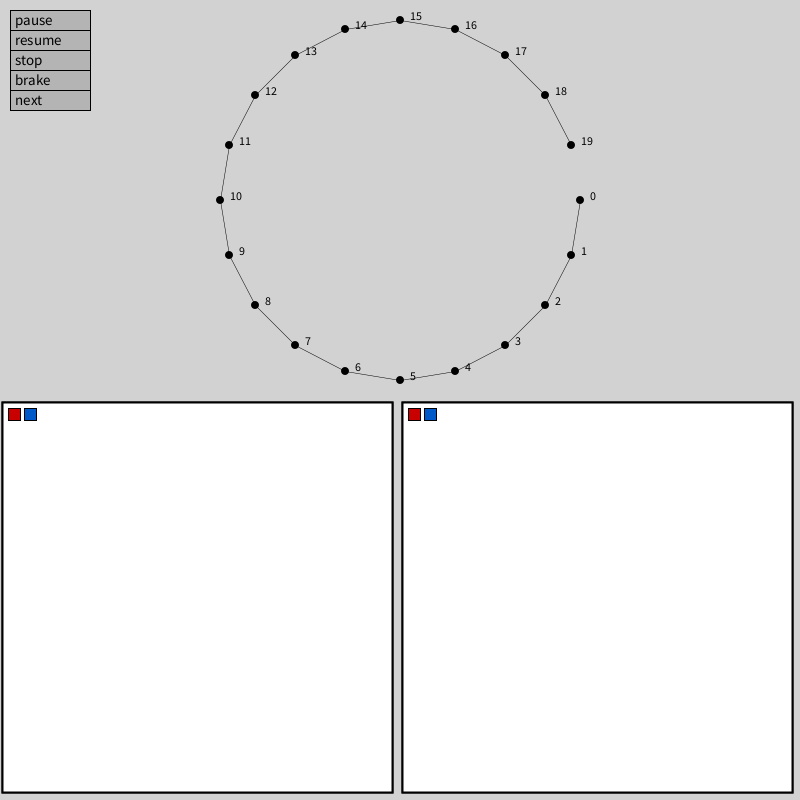
Frame 1 (no input)
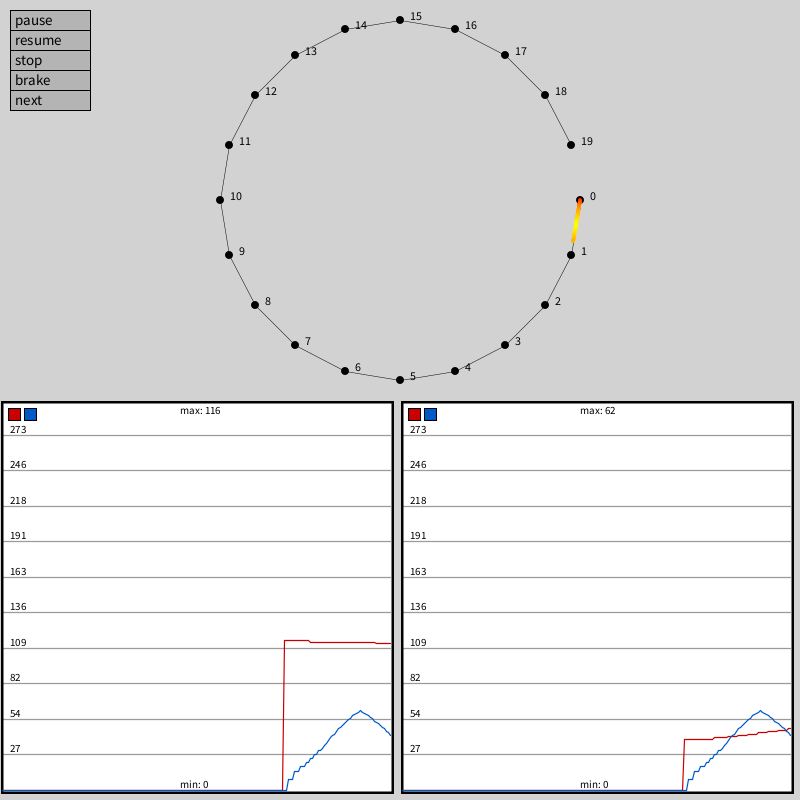
Frame 60 (the mouse pressed at the canvas centre just before this capture)
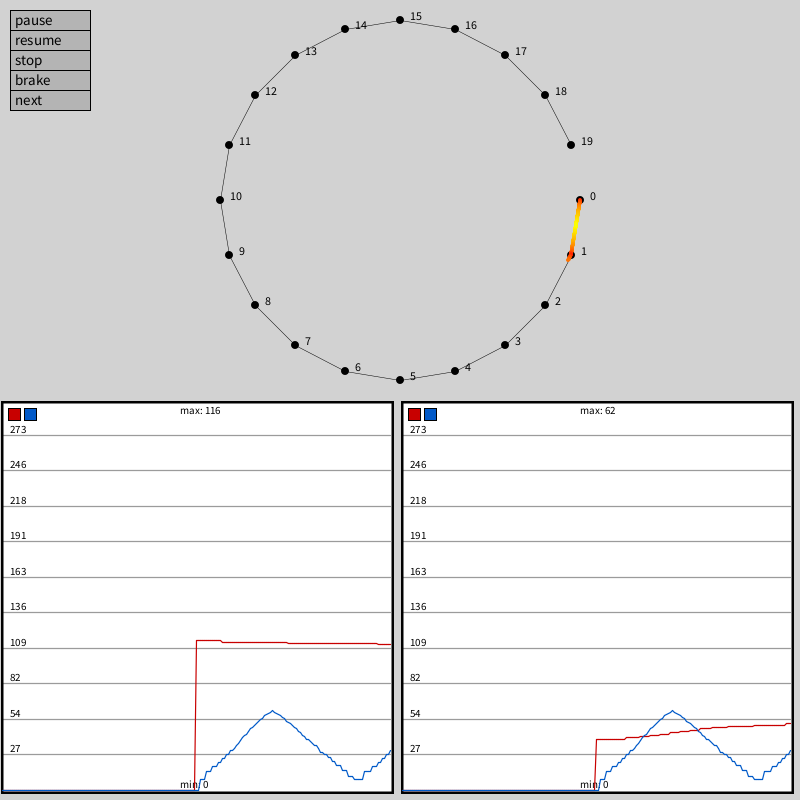
Frame 120 (the mouse held since frame 60 and released just before this capture)

The Processing sketch that drew these frames (run headless with seeded random() and noise(); from frame 60 on, the mouse is pressed at the canvas centre):

// Processing sketch: Planner
// ── Planner.pde
// СИМУЛЯЦИЯ ПЛАНИРОВЩИКА GPLANNER2

int type = 2;  // тип маршрута: 0 - ручной массив, 1 - случайный, 2 - окружность 
int dots = 20; // количество точек в маршруте

int mul = 1;    // уменьшить разрешение по шагам (например 6)
boolean show = false;  // показать сетку текущего разрешения

// массив маршрута тип 0
int points[][] = {
  {100, 0}, 
  {120, 20}, 
  {150, 50}, 
  {220, 120}, 
};

//
int WX = 800;
int HX = 800;

Planner_v3 pln = new Planner_v3(2);

Plotter plotterX = new Plotter(0, HX/2, WX/2-10, HX/2-10, 2, 2);
Plotter plotterY = new Plotter(WX/2, HX/2, WX/2-10, HX/2-10, 2, 2);

Timer timer = new Timer(10);

MyBtn pause = new MyBtn(false, 10, 10, 80, 20, "pause");
MyBtn resume = new MyBtn(false, 10, 30, 80, 20, "resume");
MyBtn stop = new MyBtn(false, 10, 50, 80, 20, "stop");
MyBtn brake = new MyBtn(false, 10, 70, 80, 20, "brake");
MyBtn next = new MyBtn(false, 10, 90, 80, 20, "next");

void settings() {
  size(WX, HX);
  smooth(8);
}

void setup() {
  frameRate(1000);
  colorMode(HSB);
  background(210);
  randomSeed(6);
  
  // забиваем маршрут
  if (type == 1) {
    points = new int[dots][4];
    for (int i = 0; i < dots; i++) {
      points[i][0] = int(random(0, width));
      points[i][1] = int(random(0, height / 2));
    }
    points[dots-1][2] = 1;
  } else if (type == 2) {
    points = new int[dots][4];
    for (int i = 0; i < dots; i++) {
      float radius = 180;
      points[i][0] = width/2+int(radius*cos((float)i/dots*2*PI));
      points[i][1] = height/4+int(radius*sin((float)i/dots*2*PI));
    }
    points[dots-1][2] = 1;
  }
  
  // даунскейлинг если надо
  for (int i = 0; i < points.length; i++) {
    points[i][0] /= mul;
    points[i][1] /= mul;
  }
  
  // начальные условия
  pln.setCurrent(points[0]);
  pln.setMaxSpeed(200);
  pln.setAcceleration(300);
  
  // запускаем плотер
  plotterX.init();
  plotterY.init();
  plotterX.showMinMax(true);
  plotterY.showMinMax(true);
  plotterY.setLineAmount(10);
  plotterX.setLineAmount(10);
  plotterX.autoScale(false);  // выключим авто масштаб (по умолч. включен)
  plotterX.setMin(0);         // минимум для фикс масштаба
  plotterX.setMax(300);       // максимум для фикс масштаба
  plotterY.autoScale(false);  // выключим авто масштаб (по умолч. включен)
  plotterY.setMin(0);         // минимум для фикс масштаба
  plotterY.setMax(300);       // максимум для фикс масштаба
  timer.start();
  
  // рисуем путь
  drawPath(show);
}

int count = 0;
void draw() {
  if (pause.pool()) pln.pause();
  if (stop.pool()) pln.stop();
  if (resume.pool()) pln.resume();
  if (brake.pool()) pln.brake();
  if (next.pool()) {
    int[] tar = {0,0};
    if (count < points.length) pln.setTarget(tar);
  }

  if (timer.tick()) {
    plotterX.add(0, pln.stepper[0].pos / 5);
    plotterX.add(1, pln.us != 0 ? int(500000/pln.us) : 0);
    plotterX.update();

    plotterY.add(0, pln.stepper[1].pos / 5);
    plotterY.add(1, pln.us != 0 ? int(500000/pln.us) : 0);
    plotterY.update();
  }
  
  pln.tick();
  if (pln.ready()) {  // приехали
    if (count < points.length) pln.setTarget(points[count]);
    count++;
  }
}

void drawPath(boolean grid) {
  stroke(150);
  if (grid) {
    for (int i = 0; i < 200; i++) {
      line(i*mul, 0, i*mul, height);
      line(0, i*mul, width, i*mul);
    }
  }
  for (int i = 0; i < points.length; i++) {
    fill(0);
    noStroke();
    circle(points[i][0]*mul, points[i][1]*mul, 8);
    stroke(0);
    strokeWeight(0.5);
    if (i > 0) line(points[i-1][0]*mul, points[i-1][1]*mul, points[i][0]*mul, points[i][1]*mul);
    text(i, points[i][0]*mul+10, points[i][1]*mul);
    //text(points[i][3], points[i][0]*mul+10, points[i][1]*mul+12);
  }
  noStroke();
}

// ── button_cl.pde
// type 0 - momentary, type 1 - fixed
class MyBtn {
  MyBtn(boolean type, int x, int y, int a, int b, String text) {
    _type = type;
    _x = x;
    _y = y;
    _a = a;
    _b = b;
    _c1 = 180;
    _c2 = 150;
    _c3 = 120;
    _c4 = 0;
    _text = text;
  }
  MyBtn(boolean type, int x, int y, int a, int b, color c1, color c2, color c3, String text, color c4) {
    _type = type;
    _x = x;
    _y = y;
    _a = a;
    _b = b;
    _c1 = c1;
    _c2 = c2;
    _c3 = c3;
    _c4 = c4;
    _text = text;
  }
  boolean pool() {
    boolean flag = false;
    if ((mouseX > _x) && (mouseX < (_x+_a)) && (mouseY > _y) && (mouseY < (_y+_b))) {
      if (mousePressed) {
        if (!_flag) {
          if (_type) _state = !_state;
          else {
            flag = _state = true;
          }
          _flag = true;
        }
        fill(_c3);
      } else {
        if (_flag) _flag = false;
        fill(_c2);
      }
    } else {
      fill(_c1);
      if (_flag) _flag = false;
    }
    if (_state && _type) fill(_c3);
    stroke(0);
    strokeWeight(1);
    rect(_x, _y, _a, _b);
    noStroke();
    fill(_c4);
    textSize(15);
    text(_text, _x+5, _y+15);
    return flag;
  }
  boolean check() {
    if (_type) return _state;
    else {
      if (_state) {
        _state = false;
        return true;
      }
    }
    return false;
  }
  int _x, _y, _a, _b;
  color _c1, _c2, _c3, _c4;
  String _text;
  boolean _state = false, _flag = false, _type = false;
};

// ── fifo_cl.pde
class FIFO {
  FIFO(int nsize) {
    size = nsize;
    clear();
    buf = new int[size];
  }

  void clear() {
    head = tail = 0;
  }

  int amount() {
    return (size + head - tail) % size;
  }

  int get(int i) {
    return buf[(tail + i) % size];
  }

  void add(int p) {
    int i = (head + 1) % size;
    if (i != tail) {
      buf[head] = p;
      head = i;
    }
  }

  void set(int p) {
    buf[tail] = p;
  }

  void next() {
    tail = (tail + 1) % size;
  }

  boolean availableForWrite() {
    return ((head + 1) % size != tail);
  }

  int buf[];
  int size, head, tail;
}

// ── planner_v3.pde
class Planner_v3 {
  Planner_v3(int numAxles) {
    axles = numAxles;
    stepper = new Stepper[numAxles];
    for (int i = 0; i < axles; i++) stepper[i] = new Stepper();
    dS = new int[numAxles];    
    tar = new int[numAxles];
    nd = new int[numAxles];
    sn = new int[numAxles];
  }

  void setMaxSpeed(int newV) {
    V = newV;
    minUs = 1000000 / V;
  }

  void setAcceleration(int newA) {
    a = newA;
    if (a != 0) us0 = int(0.676 * 1000000 * sqrt(2.0 / a));
    else us0 = 0;
  }

  void pause() {
    status = 2;
  }

  void stop() {
    if (us == 0 || status != 1) return;   // мы и так уже остановились, успокойся
    if (a == 0) {    // нет ускорения - дёргай ручник
      brake();
      return;
    }
    if (step > s2) {  // а мы уже тормозим!
      pause();        // значит флаг на паузу
      return;
    }
    status = 4;
    step = 0;
  }  

  void brake() {
    status = 0;
    us = 0;
  }

  void resume() {
    setTarget(tar);
  }

  void setCurrent(int cur[]) {
    for (int i = 0; i < axles; i++) stepper[i].pos = cur[i];
  }

  int getCurrent(int axis) {
    return stepper[axis].pos;
  }

  int getTarget(int axis) {
    return tar[axis];
  }

  void setTarget(int target[]) {
    S = 0;
    for (int i = 0; i < axles; i++) {               // для всех осей
      if (status != 2) tar[i] = target[i];          // запоминаем цель, если она не остановка      
      dS[i] = abs(target[i] - stepper[i].pos);      // модуль ошибки по оси
      sn[i] = stepper[i].pos < target[i] ? 1 : -1;  // направление движения по оси
      if (dS[i] > S) {
        S = dS[i];
        maxAx = i;
      }
    }
    for (int i = 0; i < axles; i++) nd[i] = S / 2;  // записываем половину диагонали

    if (S == 0) {        // путь == 0, мы никуда не едем
      readyF = true;     // готовы к следующей точке
      status = 0;        // стоп машина
      return;
    }

    if (a > 0) {                        // ускорение задано
      if (us > 0) {                     // мы движемся! ААА!
        int v1 = 1000000 / us;
        if (2.0*V*V-v1*v1 > 2.0*a*S) {  // треугольник
          s1 = int((2.0*a*S - v1*v1) / (4.0*a));
          s2 = s1;
        } else {                        // трапеция
          s1 = (V*V - v1*v1) / (2 * a);
          s2 = S - V*V / (2 * a);
        }
        so1 = v1 * v1 / (2 * a);
      } else {                          // не движемся
        if (V*V > a*S) {                // треугольник
          s1 = S / 2;
          s2 = s1;
        } else {                        // трапеция
          s1 = V*V / (2 * a);
          s2 = S - s1;
        }
        so1 = 0;
        us = us0;
      }
    } else {                            // ускорение отключено
      s1 = 0;
      s2 = S;
      us = minUs;
    }

    tmr = millis();
    step = 0;
    readyF = false;
    status = 1;
  }

  // вернёт false если мотор приехал
  boolean tick() {
    if (status > 0 && millis() - tmr >= us/1000) {

      // ВЫВОД МАРШРУТА
      int vel = us==0 ? 0 : 1000000/us;
      int hue = int(map(vel, 0, V, 0, 70));
      fill(hue, 255, 255);
      circle(stepper[0].pos*mul, stepper[1].pos*mul, 4);
      // ВЫВОД МАРШРУТА

      tmr = millis();      
      step++;
      for (int i = 0; i < axles; i++) {
        // http://members.chello.at/easyfilter/bresenham.html
        if (i == maxAx) stepper[i].step(sn[i]);
        else {
          nd[i] -= dS[i];
          if (nd[i] < 0) {
            nd[i] += S;
            stepper[i].step(sn[i]);    // двигаем мотор в направлении sn
          }
        }
      }

      if (status == 4) {
        us += 2 * us / (4 * (s1-step) + 1);    // торможение
        if (step >= S || us >= us0) {
          us = 0;
          status = 0;
          return false;
        }
        return false;
      }

      // https://www.embedded.com/generate-stepper-motor-speed-profiles-in-real-time/
      if (step < s1) us -= 2 * us / (4 * (step + so1) + 1);      // разгон
      else if (step < s2) us = minUs;                            // постоянная
      else if (step < S) us += 2 * us / (4 * (S - step) + 1);    // торможение
      else {                                                     // мы приехали
        us = 0;
        if (status == 1) readyF = true;
        status = 0;
        return false;
      }
      us = max(us, minUs);
    }
    return status > 0;
  }

  boolean ready() {
    return (readyF && status == 0);  // если мы приехали и остановились
  }

  int[] nd, sn;
  int axles;
  int S, V, a;
  int s1, s2, so1;
  int[] dS, tar;  
  int us0, us = 0, tmr, minUs, step;
  byte status = 0;
  int maxAx;
  boolean readyF = true;

  Stepper[] stepper;
};

// ── plotter_cl.pde
// простая библиотек плоттера для Processing
// v1.0 - релиз

class Plotter {
  // x, y, size x, size y, axes, resolution
  Plotter(int nx, int ny, int nxx, int nyy, int naxes, int nres) {
    x = nx;
    xx = nxx;
    y = ny;
    yy = nyy;
    res = nres;
    axes = naxes;
    size = xx / nres;
    buffer = new int[axes][size];
  }

  // автомасштаб
  void autoScale(boolean nscale) {
    scale = nscale;
  }
  
  // минимум (для фикс масштаба)
  void setMin(int nminV) {
    minV = nminV;
  }
  
  // максимум (для фикс масштаба)
  void setMax(int nmaxV) {
    maxV = nmaxV;
  }
  
  // кол-во делений  
  void setLineAmount(int nlnum) {
    lnum = nlnum;
  }
  
  // отображение минимума и максимума
  void showMinMax(boolean nminmax) {
    minmax = nminmax;
  }  
  
  // инициализация
  void init() {    
    plot = createGraphics(xx+frame*2, yy+frame*2);
    plot.beginDraw();
    plot.textSize(11);
    plot.colorMode(HSB, 255, 255, 255);
    plot.background(0, 0);
    plot.endDraw();    
    canvas = createGraphics(xx+frame*2, yy+frame*2);
    canvas.beginDraw();
    canvas.colorMode(HSB, 255, 255, 255);
    canvas.fill(255);
    canvas.stroke(0);
    canvas.strokeWeight(frame);
    canvas.rect(frame, frame, xx, yy);
    canvas.strokeWeight(1);
    for (int i = 0; i < axes; i++) {
      canvas.fill((i * hueStep) % 255, 255, 200);
      canvas.rect(8 + i * 16, 8, 12, 12);
    }
    canvas.endDraw();
    image(canvas, x, y);
  }
  
  // добавить точку (ось, значение)
  void add(int addr, float val) {
    add(addr, int(val));
  }
  
  // добавить точку (ось, значение)
  void add(int addr, int val) {
    plot.beginDraw();
    plot.strokeWeight(1.2);
    plot.stroke((addr * hueStep) % 255, 255, 200);
    buffer[addr][count % size] = val;

    tmaxV = maxV;
    tminV = minV;
    int buf[] = new int [size];

    tmaxV = -0xFFFFFF;
    tminV = 0xFFFFFF;  
    for (int a = 0; a < axes; a++) {
      for (int i = 0; i < size; i++) {
        tmaxV = max(tmaxV, buffer[a][i]);
        tminV = min(tminV, buffer[a][i]);
      }
    }

    if (!scale) {
      for (int i = 0; i < size; i++) {
        buf[i] = constrain(buffer[addr][i], minV, maxV);
      }
    }

    if (scale) delta = abs(tmaxV) + abs(tminV);
    else delta = abs(maxV) + abs(minV);
    for (int i = 0; i < size; i++) {
      if (delta != 0) buf[i] = int((buffer[addr][i] - (scale ? tminV : minV)) * (yy-frame) / delta);
      else buf[i] = 0;
    }

    for (int i = res; i < size+1; i++) {
      if (count > 0) plot.line((i-1) * res, yy - buf[(i + count - 1) % size], i * res, yy - buf[(i + count) % size]);
    }

    plot.endDraw();
  }

  // отобразить
  void update() {    
    image(canvas, x, y);
    image(plot, x, y);
    plot.beginDraw();
    plot.background(0, 0);
    plot.stroke(0, 100);   
    plot.fill(0);
    for (int i = 0; i < lnum; i++) {
      int posY = (i + 1) * yy / (lnum + 1);
      plot.line(frame, posY, xx, posY);      
      if (delta != 0) plot.text((yy-posY) * delta / yy + (scale ? tminV : minV), 10, posY - 2);
    }
    if (minmax) {           
      plot.text("max: " + tmaxV, xx/2 - 15, 14);
      plot.text("min: " + tminV, xx/2 - 15, yy-2);
    }
    plot.endDraw();
    count++;
  }

  // переменные
  int x, xx, y, yy;
  int lnum = 0;
  int count, res, axes, size;
  int buffer[][];
  int minV, maxV;
  int tminV, tmaxV;
  int delta;
  boolean scale = true, minmax = false;
  PGraphics plot, canvas;

  int frame = 2;
  int hueStep = 151;  // шаг цвета
};

// ── stepper_cl.pde
class Stepper {
  Stepper() {
  }

  void set(int newPos) {
    pos = newPos;
  }  

  void setTarget(int ntar, int t) {
    tar = ntar;
    dir = (pos < tar) ? 1 : -1;
    dt = (pos == tar) ? 0 : (t / abs(pos - tar));
    tmr = millis();
    startF = true;
  }

  void stepTo(int tar) {
    if (tar > pos) pos++;
    else if (tar < pos) pos--;
  }

  void step(int st) {
    pos += st;
  }  

  void setPos(int npos) {
    pos = npos;
  }

  void start() {
    startF = true;
  }

  void stop() {
    startF = false;
  }

  boolean tick() {
    if (!startF) return false;
    if (pos == tar || dt == 0) return true;
    if (millis() - tmr >= dt) {
      tmr += dt;
      pos += dir;
    }
    return false;
  }

  int tmr, dt;
  int pos = 0, tar = 0, dir = 1;
  boolean startF = false;
};

// ── timer_cl.pde
class Timer {
  Timer(int newDt) {
    dt = newDt;
  }
  
  void start() {
    startF = true;
  }
  
  void stop() {
    startF = false;
  }
  
  boolean tick() {
    if (startF && millis() - tmr >= dt) {
      tmr = millis();
      return true;
    }
    return false;
  }

  int dt = 0, tmr = 0;
  boolean startF = false;
};
